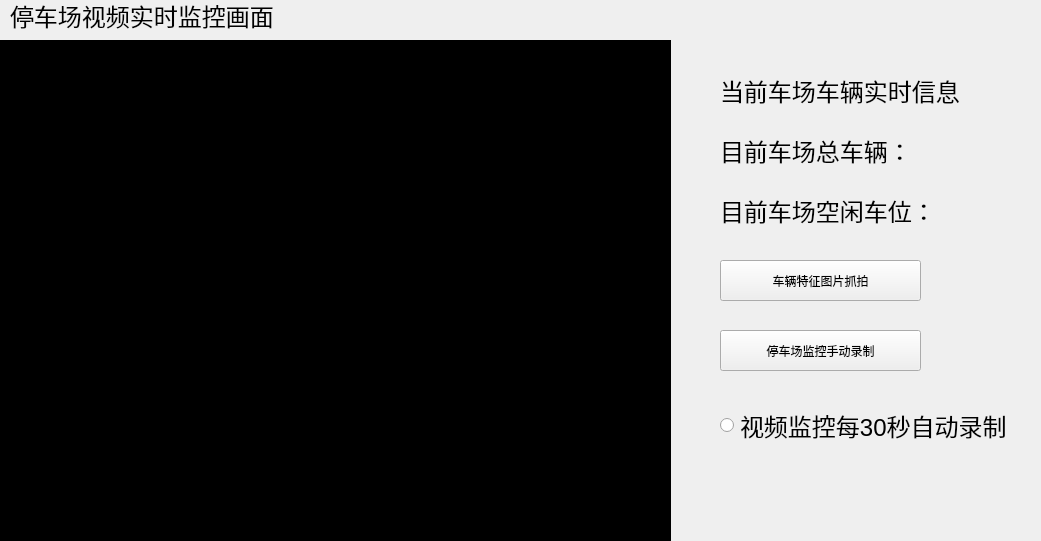
<?xml version="1.0" encoding="UTF-8"?>
<ui version="4.0">
 <class>Main_Inmanage</class>
 <widget class="QWidget" name="Main_Inmanage">
  <property name="geometry">
   <rect>
    <x>0</x>
    <y>0</y>
    <width>1041</width>
    <height>541</height>
   </rect>
  </property>
  <property name="windowTitle">
   <string>Form</string>
  </property>
  <widget class="QWidget" name="widget_3" native="true">
   <property name="geometry">
    <rect>
     <x>0</x>
     <y>0</y>
     <width>1041</width>
     <height>541</height>
    </rect>
   </property>
   <widget class="QLabel" name="carTotal_label">
    <property name="geometry">
     <rect>
      <x>720</x>
      <y>130</y>
      <width>271</width>
      <height>41</height>
     </rect>
    </property>
    <property name="font">
     <font>
      <pointsize>18</pointsize>
     </font>
    </property>
    <property name="text">
     <string>目前车场总车辆：</string>
    </property>
   </widget>
   <widget class="QLabel" name="label">
    <property name="geometry">
     <rect>
      <x>720</x>
      <y>70</y>
      <width>261</width>
      <height>41</height>
     </rect>
    </property>
    <property name="font">
     <font>
      <pointsize>18</pointsize>
     </font>
    </property>
    <property name="text">
     <string>当前车场车辆实时信息</string>
    </property>
   </widget>
   <widget class="QLabel" name="video_label">
    <property name="geometry">
     <rect>
      <x>0</x>
      <y>40</y>
      <width>671</width>
      <height>501</height>
     </rect>
    </property>
    <property name="styleSheet">
     <string notr="true">background-color: rgb(0, 0, 0);</string>
    </property>
    <property name="text">
     <string>TextLabel</string>
    </property>
   </widget>
   <widget class="QRadioButton" name="auto_butt">
    <property name="geometry">
     <rect>
      <x>720</x>
      <y>410</y>
      <width>291</width>
      <height>31</height>
     </rect>
    </property>
    <property name="font">
     <font>
      <pointsize>18</pointsize>
     </font>
    </property>
    <property name="text">
     <string>视频监控每30秒自动录制</string>
    </property>
   </widget>
   <widget class="QPushButton" name="record_butt">
    <property name="geometry">
     <rect>
      <x>720</x>
      <y>330</y>
      <width>201</width>
      <height>41</height>
     </rect>
    </property>
    <property name="text">
     <string>停车场监控手动录制</string>
    </property>
   </widget>
   <widget class="QPushButton" name="snap_butt">
    <property name="geometry">
     <rect>
      <x>720</x>
      <y>260</y>
      <width>201</width>
      <height>41</height>
     </rect>
    </property>
    <property name="text">
     <string>车辆特征图片抓拍</string>
    </property>
   </widget>
   <widget class="QLabel" name="freeParking_label">
    <property name="geometry">
     <rect>
      <x>720</x>
      <y>190</y>
      <width>251</width>
      <height>41</height>
     </rect>
    </property>
    <property name="font">
     <font>
      <pointsize>18</pointsize>
     </font>
    </property>
    <property name="text">
     <string>目前车场空闲车位：</string>
    </property>
   </widget>
   <widget class="QLabel" name="label_2">
    <property name="geometry">
     <rect>
      <x>10</x>
      <y>0</y>
      <width>271</width>
      <height>31</height>
     </rect>
    </property>
    <property name="font">
     <font>
      <pointsize>18</pointsize>
     </font>
    </property>
    <property name="text">
     <string>停车场视频实时监控画面</string>
    </property>
   </widget>
  </widget>
 </widget>
 <resources/>
 <connections/>
</ui>
